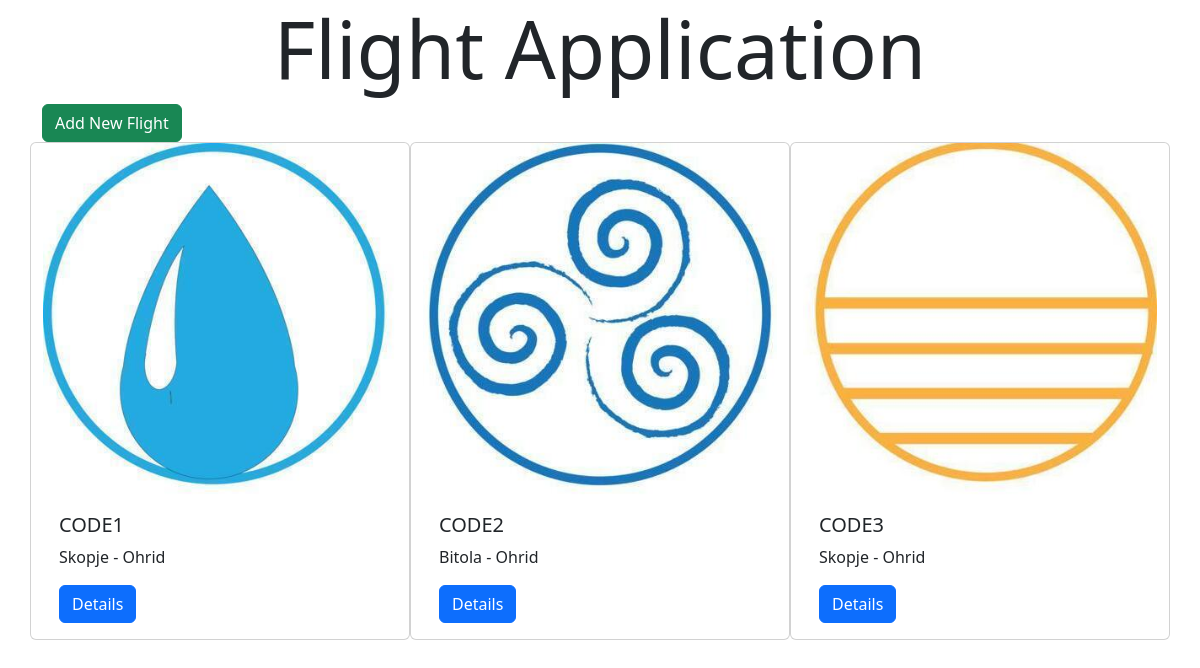
The app's page /index/ with its own data.
### app1/models.py (models this page shows, shortened)
class Flight(models.Model):
    code = models.CharField(max_length=100)
    take_off_airport = models.CharField(max_length=100)
    landing_airport = models.CharField(max_length=100)
    user = models.ForeignKey(User, on_delete=models.CASCADE)
    image = models.ImageField(upload_to='images/')
    pilot = models.ForeignKey(Pilot, on_delete=models.CASCADE)
    baloon = models.ForeignKey(Baloon, on_delete=models.CASCADE)
    airline = models.ForeignKey(Airline, on_delete=models.CASCADE)

### app1/views.py (the view)
# urls.py: path('index/', app1_views.index, name='index'),
def index(request):
    all_flights = Flight.objects.all()
    context = {"flights": all_flights, "pageTitle": "Flight Application"}
    return render(request, 'index.html', context)

### templates/index.html (shortened to what this page needs)
{% load static %}
<!DOCTYPE html>
<html lang="en">
<head>
    <link rel="stylesheet" href="{% static 'bootstrap.css' %}">
</head>
<body>
    <h1 class="display-1 text-center">{{pageTitle}}</h1>
    <div class="container">
        <a class="btn btn-success" href="{% url 'add' %}">Add New Flight</a>
        <div class="row">
            {% for flight in flights %}
                <div class="card col-4">
                    <img src="{{flight.image.url}}" class="card-img-top" alt="...">
                      <div class="card-body">
                        <h5 class="card-title">{{flight.code}}</h5>
                        <p class="card-text">{{flight.take_off_airport}} - {{flight.landing_airport}}</p>
                        <a href="{% url 'details' flight.id %}" class="btn btn-primary">Details</a>
                      </div>
                </div>
            {% endfor %}
        </div>
    </div>
</body>
</html>

### records on screen
Flight: image (picture), code "CODE1", take_off_airport "Skopje", landing_airport "Ohrid"
Flight: image (picture), code "CODE2", take_off_airport "Bitola", landing_airport "Ohrid"
Flight: image (picture), code "CODE3", take_off_airport "Skopje", landing_airport "Ohrid"
